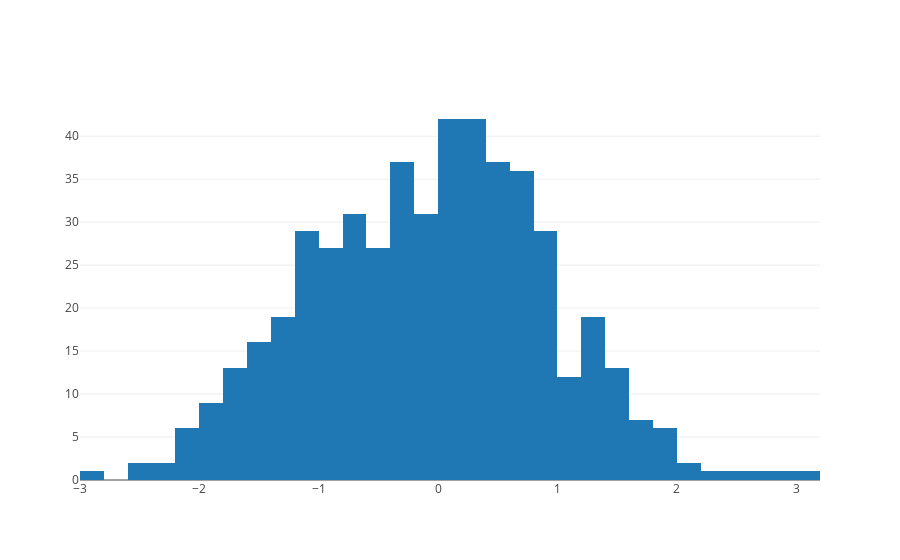

Notebook source saved alongside this figure:
### Markdown cell above
Check out the Plotly documentation for a nice walk-thru: https://plot.ly/python/user-guide/

### Code cell
# Histogram
values = np.random.randn(500)
fig = [go.Histogram(x=values)]
iplot(fig)

### Figure 1 — Plotly figure (JSON) as saved in the notebook; plotly's stock layout.template omitted (floating-point values rounded to 4 significant figures; data arrays with more than 128 entries replaced by an {"elided": "..."} marker saying what was removed)
{"data": [{"type": "histogram", "x": {"elided": "500 float values"}}], "layout": {}}
